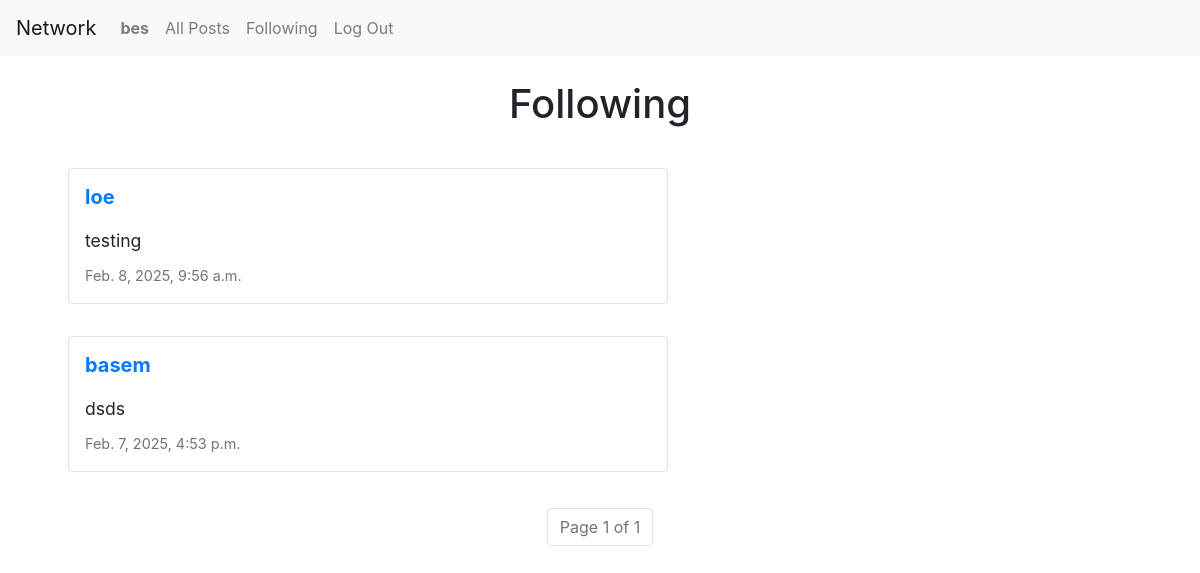
The page /following (signed in) on the database its author committed.
### network/models.py (models this page shows, shortened)
class User(AbstractUser):
    pass

class Post(models.Model):
    content = models.CharField(max_length=140,blank=False)
    user= models.ForeignKey(User, on_delete=models.CASCADE, related_name="author")
    date= models.DateTimeField(auto_now_add=True)

### network/views.py (the view)
# urls.py: path("following", views.following, name="following"),
def following(request):
    if not request.user.is_authenticated:
        return redirect('login')  # Redirect to login if the user is not authenticated
    currentuser = request.user
    following_users = Follow.objects.filter(user=currentuser).values_list('user_follower', flat=True)
    following_posts = Post.objects.filter(user__in=following_users).order_by('-id')
    paginator = Paginator(following_posts, 10)  # Show 10 posts per page
    page_number = request.GET.get('page')
    posts_of_the_page = paginator.get_page(page_number)
    return render(request, "network/following.html", {
        "posts_of_the_page": posts_of_the_page,
    })

### network/templates/network/following.html (shortened to what this page needs)
{% extends "network/layout.html" %}
{% block body %}
    <h1 class="text-center my-4">Following</h1>
    <div class="all-posts">
        {% if posts_of_the_page %}
            {% for post in posts_of_the_page %}
            <div class="post my-3 mx-5 p-3 border rounded">
                <h5><strong><a href="{% url 'profile' post.user.id %}">{{ post.user }}</a></strong></h5>
                <p class="post-content">{{ post.content }}</p>
                <small class="text-muted">{{ post.date }}</small>
            </div>
            {% endfor %}
        {% else %}
            <div class="alert alert-info mx-5" role="alert">
                No posts to display. Start following users to see their posts!
            </div>
        {% endif %}
    </div>
    <nav aria-label="Page navigation example">
        <ul class="pagination d-flex justify-content-center">
            <li class="page-item disabled">
                <span class="page-link">Page {{ posts_of_the_page.number }} of {{ posts_of_the_page.paginator.num_pages }}</span>
            </li>
        </ul>
    </nav>
{% endblock %}

### network/templates/network/layout.html (shortened to what this page needs)
{% load static %}
<!DOCTYPE html>
<html lang="en">
    <head>
        <link rel="stylesheet" href="https://stackpath.bootstrapcdn.com/bootstrap/4.4.1/css/bootstrap.min.css">
        <link href="{% static 'network/styles.css' %}" rel="stylesheet">
        <link rel="stylesheet" href="https://cdnjs.cloudflare.com/ajax/libs/font-awesome/4.7.0/css/font-awesome.min.css">
       </head>
    <body>
        <nav class="navbar navbar-expand-lg navbar-light bg-light">
            <a class="navbar-brand" href="{% url 'index' %}">Network</a>
            <div>
              <ul class="navbar-nav mr-auto">
                {% if user.is_authenticated %}
                    <li class="nav-item">
                        <a class="nav-link" href="{% url 'profile' user_id=user.id %}"><strong>{{ user.username }}</strong></a>
                    </li>
                {% endif %}
                <li class="nav-item">
                  <a class="nav-link" href="{% url 'index' %}">All Posts</a>
                </li>
                {% if user.is_authenticated %}
                    <li class="nav-item">
                        <a class="nav-link" href="{% url 'following' %}">Following</a>
                    </li>
                    <li class="nav-item">
                        <a class="nav-link" href="{% url 'logout' %}">Log Out</a>
                    </li>
                {% endif %}
              </ul>
            </div>
          </nav>
        <div class="body">
            {% block body %}
            {% endblock %}
        </div>
    </body>
</html>

### network/static/network/styles.css (style rules this page uses)
h1 { text-align: left; }
:root { --post-max-width: 600px; --post-margin: 20px; --post-border: 0.1px solid gray; --post-padding: 15px; --post-border-radius: 8px; }
.all-posts { display: flex; justify-content: flex-start; flex-direction: column; margin: var(--post-margin); }
.post { border: var(--post-border); display: flex; justify-content: center; flex-direction: column; max-width: var(--post-max-width); box-sizing: border-box; padding: var(--post-padding); border-radius: var(--post-border-radius); margin-bottom: var(--post-margin); background-color: #fff; }
.post-content { font-size: 1.1rem; line-height: 1.6; margin: 10px 0; }
.text-muted { font-size: 0.9rem; }

### rows shown on the page
User: username "bes"
Post: user "loe", content "testing", date "Feb. 8, 2025, 9:56 a.m."
Post: user "basem", content "dsds", date "Feb. 7, 2025, 4:53 p.m."

### other values the page prints
{{ posts_of_the_page.number }} "1"
{{ posts_of_the_page.paginator.num_pages }} "1"
